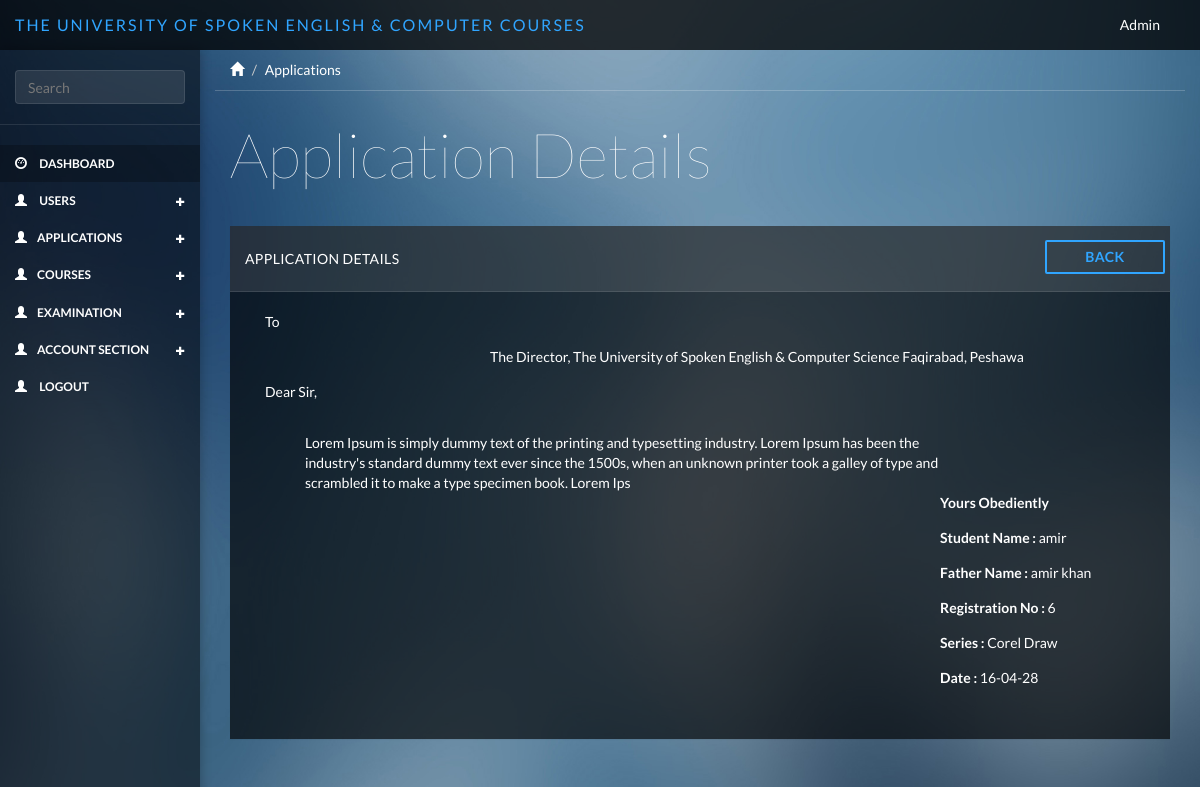
Screenshot of /applications/application_detailview/4 with the database file from the repository.
### tables this page shows
CREATE TABLE IF NOT EXISTS `applications` (
  `app_id` int(11) NOT NULL AUTO_INCREMENT,
  `fkuser_id` int(11) NOT NULL,
  `app_to` varchar(255) NOT NULL,
  `application_name` varchar(255) NOT NULL,
  `app_director` varchar(255) NOT NULL,
  `subject_line` varchar(255) NOT NULL,
  `app_text` varchar(255) NOT NULL,
  `yours_obediently` varchar(255) NOT NULL,
  `series` varchar(255) NOT NULL,
  `created_at` varchar(255) NOT NULL,
  `updated_at` varchar(255) NOT NULL,
  `created_by` varchar(255) NOT NULL,
  PRIMARY KEY (`app_id`)
);

CREATE TABLE IF NOT EXISTS `users` (
  `u_id` int(11) NOT NULL AUTO_INCREMENT,
  `name` varchar(255) NOT NULL,
  `f_name` varchar(255) NOT NULL,
  `age` varchar(255) NOT NULL,
  `contact` varchar(255) NOT NULL,
  `country_id` varchar(255) NOT NULL,
  `province_id` varchar(255) NOT NULL,
  `city_id` varchar(255) NOT NULL,
  `address` varchar(255) NOT NULL,
  `email` varchar(255) NOT NULL,
  `password` varchar(500) NOT NULL,
  `role` varchar(255) NOT NULL,
  `description` varchar(255) NOT NULL,
  `created_at` varchar(255) NOT NULL,
  `updated_at` varchar(255) NOT NULL,
  `created_by` varchar(255) NOT NULL,
  PRIMARY KEY (`u_id`)
);

CREATE TABLE IF NOT EXISTS `course_sub_category` (
  `course_c_s_id` int(11) NOT NULL AUTO_INCREMENT,
  `fk_course_c_id` int(255) NOT NULL,
  `subject_title` varchar(255) NOT NULL,
  `subject_duration` varchar(255) NOT NULL,
  `subject_fee` varchar(255) NOT NULL,
  PRIMARY KEY (`course_c_s_id`)
);

### application/controllers/Applications.php (called while the page is built, shortened)
<?php
class Applications extends CI_Controller {
     public function application_detailview( $id = null){
        $this->db->select('*');
        $this->db->from('applications');
        $this->db->join('users','users.u_id = applications.fkuser_id');
        $this->db->join('course_sub_category','course_sub_category. course_c_s_id = applications.series');
        $this->db->where('applications.app_id',$id);
        $query = $this->db->get();
        $result = $query->result();
        $result['result'] = $result[0];
        $this->load->view('include/header');
        $this->load->view('include/sidebar');
        $this->load->view('applications/application_details',$result);
        $this->load->view('include/footer');
    }
}

### index.php (called while the page is built, shortened)
<?php
require_once BASEPATH.'core/CodeIgniter.php';

### application/views/applications/application_details.php (the view)
<div class="col-sm-9 col-sm-offset-3 col-lg-10 col-lg-offset-2 main">
    <div class="row">
        <ol class="breadcrumb">
            <li><a href="#"><span class="glyphicon glyphicon-home"></span></a></li>
            <li class="active">Applications</li>
        </ol>
    </div>
    <div class="row">
        <div class="col-lg-12">
            <h1 class="page-header">Application Details</h1>
        </div>
    </div>
    <div class="row">
        <div class="col-lg-12">
            <div class="panel panel-default">
                <div class="panel-heading">Application Details
                <a href="<?= site_url()?>applications/applications_views" type="button" style="position: relative;width: 120px;left: 35px; " class="btn btn-primary btn-outline margin  pull-right"><b>Back</b></a>
                </div>
                <div class="panel-body">
                    <div class="row">
                         <div class="form-group col-md-3"><?= $result->app_to?></div>
                         <div class="form-group col-md-9"></div>
                    </div>
                    <div class="row">
                       <div class="form-group col-md-3"></div>
                       <div class="form-group col-md-9"><?= $result->app_director?></div>
                    </div>
                    <div class="row">
                        <div class="form-group col-md-4"><?= $result->subject_line?></div>
                        <div class="form-group col-md-7"></div>
                    </div>
                    <div class="row col-md-9 margin_left"><?= $result->app_text?></div>
                    <div class="row" style="margin-top:60px;">
                        <div class="form-group col-md-9"></div>
                        <div class="form-group col-md-3"><b><?= $result->yours_obediently?></b></div>
                    </div>
                    <div class="row">
                       <div class="form-group col-md-9"></div>
                       <div class="form-group col-md-3"><b>Student Name : </b><?= $result->name?></div>
                    </div>
                    <div class="row">
                        <div class="form-group col-md-9"></div>
                        <div class="form-group col-md-3"><b>Father Name : </b> <?= $result->f_name?></div>
                    </div>
                    <div class="row">
                        <div class="form-group col-md-9"></div>
                        <div class="form-group col-md-3"><b>Registration No : </b> <?= $result->fkuser_id?></div>
                    </div>
                    <div class="row">
                        <div class="form-group col-md-9"></div>
                        <div class="form-group col-md-3"><b>Series : </b><?= $result->subject_title?></div>
                    </div>
                    <div class="row">
                        <div class="form-group col-md-9"></div>
                        <div class="form-group col-md-3"><b>Date : </b><?= $result->created_at?></div>
                    </div>
                    <div class="row">
                         <div class="form-group col-md-9"></div>
                    </div>
                </div>
            </div>
        </div>
    </div>
</div>

### public/css/styles.css (style rules this page uses)
body { background-color: #444; background-image: url(../bg/blurred-background-1.jpg); background-size: cover; -webkit-background-size: cover; -moz-background-size: cover; -o-background-size: cover; font-family: 'Lato'; padding-top: 50px; color: #fff; }
.row { margin: 0; }
.panel-body { padding: 20px; }
.main { padding-bottom: 20px; }
a, a:hover, a:focus { color: #fff; }
h1, h2, h3, h4, h5, h6 { color: #fff; }
h1 { font-weight: 100; font-size: 62px; }
.margin { margin: 4px 25px; }
.btn-primary, .btn-primary:hover, .btn-primary:focus, .btn-primary:active, .btn-primary.active, .open > .dropdown-toggle.btn-primary, .btn-primary.disabled, .btn-primary[disabled], fieldset[disabled] .btn-primary, .btn-primary.disabled:hover, .btn-primary[disabled]:hover, fieldset[disabled] .btn-primary:hover, .btn-primary.disabled:focus, .btn-primary[disabled]:focus, fieldset[disabled] .btn-primary:focus, .btn-primary.disabled:active, .btn-primary[disabled]:active, fieldset[disabled] .btn-primary:active, .btn-primary.disabled.active, .btn-primary[disabled].active, fieldset[disabled] .btn-primary.active { background-color: #30a5ff; border-color: #30a5ff; }
.btn { border-radius: 2px; }
.btn-outline { background: none; border-width: 2px; padding: 5px 11px; }
.btn-outline.btn-primary { color: #30a5ff; }
.panel { border: 0; background: #333; background: rgba(0, 0, 0, .65); border-radius: 0; margin-top: -1px; }
.panel-heading { font-size: 18px; font-weight: 300; letter-spacing: 0.025em; height: 66px; line-height: 45px; border-radius: 0; }
.panel-default .panel-heading { background: #444; background: rgba(255, 255, 255, .1); border-bottom: 1px solid rgba(255, 255, 255, .1); color: #fff; text-transform: uppercase; font-size: 14px; font-weight: 500; }
.breadcrumb { border-radius: 0; padding: 10px 15px; background: none; box-shadow: 0 1px 0px rgba(255, 255, 255, .2); margin: 0 ; }
.breadcrumb li { color: #fff; }
.breadcrumb .active { color: #fff; }
h1.page-header { margin-top: 30px; margin-bottom: 30px; border-bottom: 0; color: #fff; }

### application/views/include/header.php (style rules this page uses)
.margin_left { margin-left: 40px; }

### rows the page displays
applications: app_to "To", app_director "The Director, The University of Spoken English & Computer Science Faqirabad, Peshawa", subject_line "Dear Sir,", app_text "Lorem Ipsum is simply dummy text of the printing and typesetting industry. Lorem Ipsum has been the industry's standard dummy text ever since the 1500s, when an unknown printer took a galley of type and scrambled it to make a type specimen book. Lorem Ips", yours_obediently "Yours Obediently", fkuser.name "amir", fkuser.f_name "amir khan", fkuser "6", course_sub_category.subject_title "Corel Draw", fkuser.created_at "16-04-28"
